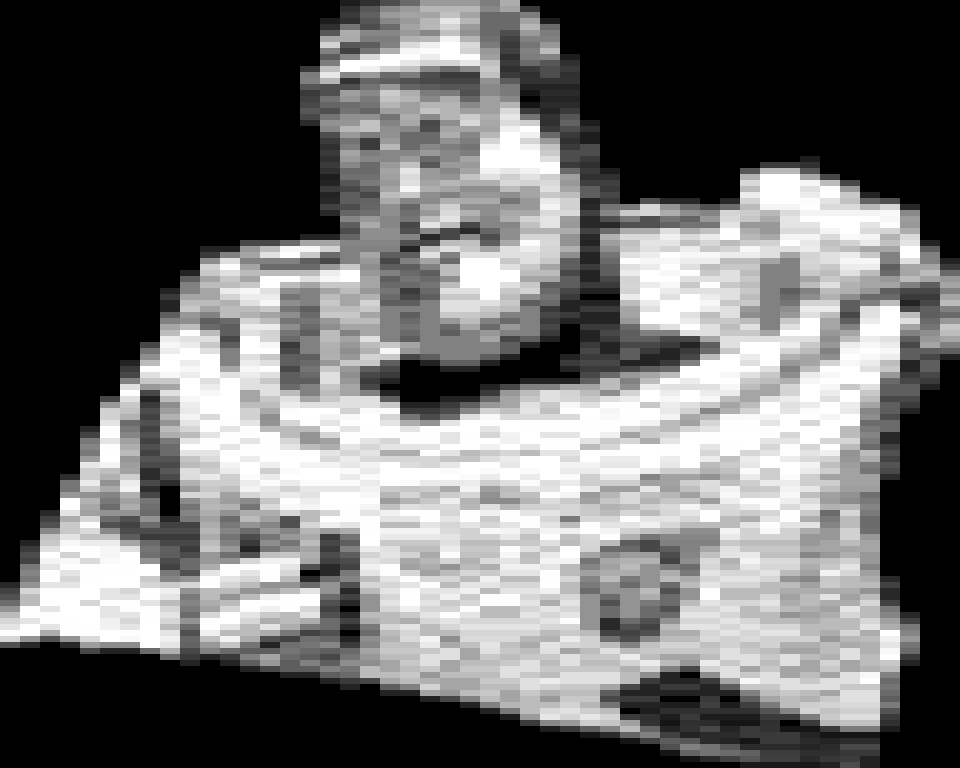
#> input picture tools/buzz_reconstructed.png, 960 x 768 px; its folder holds only this picture in this run
$ python atari_scanline_blend.py buzz_reconstructed.png
#> lines starting #> are read from the running program, lines starting #| are printed output that depends on the picture
#!/usr/bin/env python3
"""
atari_scanline_blend.py -- convert an image into 198 single-colour Atari
2600 scanlines (WIDTH pixels wide, currently 48) whose on-pixels, blended
vertically with their nearby scanlines, reconstruct the source image as
closely as possible in a single video frame.

Optionally (--frames N) also solves N-1 further frames that cycle with the
first, one per video frame; the eye's persistence of vision then temporally
averages all N (equal weight each) on top of the usual vertical spatial
blend, letting the set reconstruct the source more closely than fewer
frames could. --frame-scheme picks how each frame's own colours are chosen
(cumulative residual-chasing vs. a joint per-row solve); --frame-mode picks
whether frames are then relaxed against each other across the whole set
(cyclic, the default) or left as a single one-pass solve (forward). See
solve_n_frame(), solve_n_frame_joint() and solve_n_frame_cyclic().

MODEL
-----
The display is WIDTH x HEIGHT (48x198). Every scanline y has:
  - one Atari NTSC colour (of the 128 available)
  - WIDTH pixels, each independently on or off

An "on" pixel shows that scanline's colour; an "off" pixel shows black.
The eye (composite video bleed / phosphor persistence / scanline
proximity) blends each displayed pixel vertically with the pixels
directly above and below it, out to a distance of 3 scanlines, with
weight falling off with distance:

    blended(y, x) = sum_{d=-3..3} weight(d) * raw(y + d, x)

    where raw(y, x) = colour[y]  if pixel (y,x) is on
                      black      otherwise

    weight(d) = exp(-d^2 / (2*sigma^2))   (Gaussian falloff, default sigma=1.0)

Goal: choose colour[y] (one of 128 Atari colours) and on/off[y][x] for
every scanline so that blended(y,x) is as close as possible to the
(40x198-resampled) source image, in a least-squares sense.

This is a large joint combinatorial problem (198 colour choices x 2^40
on/off patterns each, all coupled vertically). It's solved here by
alternating, physically-motivated local optimisation (this is allowed to
take a while -- a minute or two on a big image is fine):

  1. Initialise colour[y] from the average of that scanline's target
     pixels (snapped to the nearest real Atari colour), and on/off from
     a simple "closer to colour[y] than to black" rule.
  2. Repeat for several rounds:
       a. ON/OFF REFINEMENT (Direct Binary Search): vertical blending
          only mixes within a column, never across columns, so the 40
          columns are independent 1-D problems. For each column, sweep
          down the 198 rows (in randomised order) and greedily flip any
          pixel whose flip reduces total error against the target, given
          the *current* scanline colours. Repeat sweeps until a column
          stops improving.

          An additional SWAP move (--swaps, off by default) toggles an
          adjacent (y, y+1) pair together, catching improvements a lone
          flip can't reach. Measured worse final RMS than flips alone on
          every seed/metric tried, so it's off by default; left available
          for experimentation.
       b. COLOUR REFINEMENT: for each scanline, given the current on/off
          pattern (of this line and its neighbours), solve the (closed
          form) weighted least-squares colour that best explains the
          rows it influences, then snap to the nearest real Atari
          colour.
     Both steps only ever move to a strictly-better or equal total
     error, so the process converges to a local optimum. Since DBS is a
     local search, different random sweep orders land in different local
     optima -- solve_best_of() runs several seeds and keeps the best.

     Error is measured per-pixel as a WEIGHTED squared RGB difference
     (--metric luma, the default, uses ITU-R BT.601 luma coefficients
     0.299/0.587/0.114 so the optimiser spends its on/off budget on
     differences the eye actually notices, rather than treating R/G/B as
     equally important; --metric rgb reverts to flat unweighted error).
  3. Emit the result as C data (one colour byte + one WIDTH-bit on/off
     bitmap per scanline) and two PNG previews:
       - <prefix>_reconstructed.png     the blended result (this is what
         the optimiser is actually judged against -- the "does it look
         good" answer)
       - <prefix>_reconstructed_raw.png the unblended raw pixels actually
         written to the TIA (flat colour where on, black where off) --
         useful to see the underlying dot pattern.

Atari NTSC palette: see comment in the palette table below (same sourced
128-colour NTSC chart used previously; hue<<4 | luma<<1 byte format).

USAGE
-----
    python3 atari_scanline_blend.py input.png [-o OUTPUT_PREFIX]
                                     [--width 48] [--height 198]
                                     [--sigma 1.0] [--radius 3]
                                     [--rounds 10] [--sweeps 3]
                                     [--metric luma] [--seeds 3]
                                     [--smoothness auto|0.5] [--swaps]
                                     [--saturation 1.0] [--brightness 1.0]
                                     [--frames N] [--frame-scheme cumulative|joint]
                                     [--frame-mode cyclic|forward] [--outer-rounds 4]
                                     [--temporal-weight 0.0] [--max-luma-spread None]
                                     [--roll-scanlines]
                                     [--roll-band-height N] [--terse] [--quiet]

Screen is WIDTH x HEIGHT, configurable via --width/--height (default 48x198).
Source images are assumed to already be at the correct display aspect ratio
before this tool is called -- it does a plain resize, no letterboxing or
cropping. If you change --width, you likely need to adjust WIDTH_STRETCH's
underlying assumption too (see comment above WIDTH_STRETCH) to keep preview
PNGs' aspect ratio honest.
"""
import argparse
import itertools
import sys
import time
import numpy as np
from PIL import Image, ImageEnhance

# WIDTH/HEIGHT/BYTES_PER_ROW/WIDTH_STRETCH are defaults, overridden from the
# command line (--width/--height) in main() before anything else runs. Every
# function below reads these as module globals (not captured at def-time),
# so reassigning them up front is enough to retarget the whole tool at a
# different screen size.
WIDTH = 48
HEIGHT = 198
BYTES_PER_ROW = (WIDTH + 7) // 8   # ceil-div: pads the last byte if WIDTH isn't a multiple of 8
UPSCALE = 6
# Correct for non-square Atari pixels in preview PNGs. Calibrated at WIDTH=40
# assuming ~160 visible colour clocks (4 clocks/pixel -> stretch 4x). At other
# widths across the same physical visible width that's 160/WIDTH clocks/pixel
# -- scaled proportionally. Revisit if the real pixel geometry assumed here
# is wrong for your target width.
WIDTH_STRETCH = 4 * (40 / WIDTH)

# --------------------------------------------------------------------------
# Atari 2600 NTSC palette: 16 hue rows x 8 luma columns (hue-major, luma-minor
# -- index == hue*8 + luma). Source: the Stella-derived "legacyNTSCfromStella"
# table, replacing an earlier luma-major/hue-minor chart.
# --------------------------------------------------------------------------
_NTSC_HEX = [
    "000000", "4a4a4a", "6f6f6f", "8e8e8e", "aaaaaa", "c0c0c0", "d6d6d6", "ececec",
    "484800", "69690f", "86861d", "a2a22a", "bbbb35", "d2d240", "e8e84a", "fcfc54",
    "7c2c00", "904811", "a26221", "b47a30", "c3903d", "d2a44a", "dfb755", "ecc860",
    "901c00", "a33915", "b55328", "c66c3a", "d5824a", "e39759", "f0aa67", "fcbc74",
    "940000", "a71a1a", "b83232", "c84848", "d65c5c", "e46f6f", "f08080", "fc9090",
    "840064", "97197a", "a8308f", "b846a2", "c659b3", "d46cc3", "e07cd2", "ec8ce0",
    "500084", "68199a", "7d30ad", "9246c0", "a459d0", "b56ce0", "c57cee", "d48cfc",
    "140090", "331aa3", "4e32b5", "6848c6", "7f5cd5", "956fe3", "a980f0", "bc90fc",
    "000094", "181aa7", "2d32b8", "4248c8", "545cd6", "656fe4", "7580f0", "8490fc",
    "001c88", "183b9d", "2d57b0", "4272c2", "548ad2", "65a0e1", "75b5ef", "84c8fc",
    "003064", "185080", "2d6d98", "4288b0", "54a0c5", "65b7d9", "75cceb", "84e0fc",
    "004030", "18624e", "2d8169", "429e82", "54b899", "65d1ae", "75e7c2", "84fcd4",
    "004400", "1a661a", "328432", "48a048", "5cba5c", "6fd26f", "80e880", "90fc90",
    "143c00", "355f18", "527e2d", "6e9c42", "87b754", "9ed065", "b4e775", "c8fc84",
    "303800", "505916", "6d762b", "88923e", "a0ab4f", "b7c25f", "ccd86e", "e0ec7c",
    "482c00", "694d14", "866a26", "a28638", "bb9f47", "d2b656", "e8cc63", "fce070",
]

def _hex_to_rgb(h):
    return tuple(int(h[i:i + 2], 16) for i in (0, 2, 4))


def _build_palette():
    byte_to_rgb = {}
    for hue in range(16):
        for luma in range(8):
            byte = (hue << 4) | (luma << 1)
            byte_to_rgb[byte] = _hex_to_rgb(_NTSC_HEX[hue * 8 + luma])
    bytes_sorted = sorted(byte_to_rgb)
    rgb_arr = np.array([byte_to_rgb[b] for b in bytes_sorted], dtype=np.float64)
    return bytes_sorted, rgb_arr


PALETTE_BYTES, PALETTE_RGB = _build_palette()   # 128 entries each

# (128,). TIA's raw hardware luma control field (0-7) per entry -- index %
# 8. NOT actual perceived brightness; see PALETTE_PERCEIVED_LUMA below.
PALETTE_LUMA = np.arange(128) % 8

# 128x128 matrix of squared RGB distances between every pair of palette
# entries -- the "transition cost" table for solve_colour_sequence()'s
# column-wide DP.
PALETTE_PAIRWISE_DIST2 = np.sum(
    (PALETTE_RGB[:, None, :] - PALETTE_RGB[None, :, :]) ** 2, axis=-1)

# Based on BT.601 luma (0.299/0.587/0.114), blue bumped to 0.25: BT.601's
# low blue weight assumes isolated channel error gets masked by surrounding
# detail, which doesn't hold for a whole discrete scanline colour (e.g. a
# flesh tone snapping to garish blue/purple because blue barely counted).
# 0.25 fixes that without costing overall RMS.
LUMA_WEIGHTS = np.array([0.299, 0.587, 0.25])
RGB_WEIGHTS = np.array([1.0, 1.0, 1.0])

# ITU-R BT.709 photopic coefficients -- real eye sensitivity (green >> red
# >> blue). Deliberately different from LUMA_WEIGHTS above, which is tuned
# for static hue-matching, not "how bright does this look." Use this for
# any flicker/brightness-swing measurement.
PHOTOPIC_WEIGHTS = np.array([0.2126, 0.7152, 0.0722])

# (128,). Actual perceived brightness per palette entry (PHOTOPIC_WEIGHTS
# applied to real RGB), vs. PALETTE_LUMA's raw hardware control value.
# These diverge a lot: entries sharing one PALETTE_LUMA value can differ
# 60-80+ units here depending on hue, so constraining PALETTE_LUMA doesn't
# constrain what a viewer actually sees flicker on. --max-luma-spread uses
# this array.
PALETTE_PERCEIVED_LUMA = PALETTE_RGB @ PHOTOPIC_WEIGHTS


def get_weights(metric):
    if metric == "luma":
        return LUMA_WEIGHTS
    if metric == "rgb":
        return RGB_WEIGHTS
    raise ValueError(f"unknown metric {metric!r}")


# Channel-spread (max-min, 0-255 scale) below which a colour counts as
# "achromatic" for the cross-frame temporal-stability term; see
# achromatic_factor() and the temporal_ref/temporal_weight params on
# solve_colour_sequence().
ACHROMATIC_SATURATION_THRESHOLD = 40.0

# Scale for how quickly the cross-frame temporal-stability term
# (solve_colour_sequence()'s reuse_cost/reuse_ok) backs off as reusing
# temporal_ref's exact colour costs more fit error. Opt-in (temporal_weight
# =0 by default). Tuned for donald.jpg's white-belly flicker case; not
# validated on other photographic content.
TEMPORAL_REUSE_COST_SCALE = 3000.0


# Scale multiplying --smoothness (0-1ish) into the per-row-pair transition
# cost in solve_colour_sequence(). A row's fit-cost gap between best and
# second-best candidate is ~100-300 (weighted RGB units squared); a typical
# pair of different palette entries is ~26000 apart, so this needs to be a
# small fraction of 1. Past roughly smoothness 0.25-0.5 at this scale the
# DP snaps an entire column to flat grey (no isolated run of true-colour
# rows can pay back its transition cost). Calibrated to keep the full
# --smoothness 0-1 range inside the safe regime.
SMOOTHNESS_DP_SCALE = 0.15

# Phase-2 colour refinement uses a Jacobi-style batch update (every row's
# correction computed from one shared start-of-round snapshot) rather than
# sequential Gauss-Seidel, so the DP sees internally-consistent costs
# within a round. A full-strength batch update on this coupled system can
# 2-cycle (round N's choice shifts state enough that round N+1 flips
# straight back, forever). Damping the correction before the DP sees it is
# the standard fix, breaking the 2-cycle by under-shooting each round.
PHASE2_RELAXATION = 0.5


# (128,). Per-entry channel spread (max-min) of the NTSC palette above.
PALETTE_SPREAD = PALETTE_RGB.max(axis=1) - PALETTE_RGB.min(axis=1)

# Weight on a bias term in _fit_cost_table() penalising a palette candidate
# for being less saturated than the row's target. Plain weighted-RGB
# distance regularly ranks flat grey as the closest match to a moderately-
# saturated skin tone -- not a near-tie, grey wins outright, because the
# 128 (hue, luma) points don't include a softly-saturated warm hue at every
# luma level. A viewer reads "gone grey" as a much worse defect than
# "slightly wrong saturation," so this bias corrects for it: candidates
# already at least as saturated as the target pay no penalty.
CHROMA_BIAS_SCALE = 1.0

# Ceiling on the target spread fed into the bias above. continuous_targets
# isn't always in-gamut: in the cumulative scheme, frames after the first
# fit a RESIDUAL, and that arithmetic can produce per-channel spread well
# past what the palette can reach. Uncapped, the bias would then chase the
# most saturated palette entry regardless of hue. Capping at a real photo's
# typical on-pixel spread keeps the bias doing its one job.
CHROMA_BIAS_SPREAD_CAP = 60.0


def _fit_cost_table(continuous_targets, weights, valid_mask=None, chroma_bias_scale=None):
    """(HEIGHT, 128) matrix of weighted squared distance from each row's own
    continuous target colour to every palette candidate -- the per-row
    "how good is each candidate" cost half of solve_colour_sequence()'s
    objective. Includes the CHROMA_BIAS_SCALE saturation-deficit penalty so
    flat grey can't out-compete a correctly-hued candidate on raw distance.

    chroma_bias_scale overrides the module-level CHROMA_BIAS_SCALE (None =
    use the module default). solve_n_frame() passes 0.0 for frames 1..n-1:
    those fit a RESIDUAL, not a real photographed colour, and the bias
    would chase the residual's arithmetic spread toward an arbitrary hue.
    Only trustworthy against frame 0's genuine target.

    valid_mask (optional, one bool per row): False rows (no on-pixels this
    round) get flat zero cost -- nothing real is being fit there."""
    if chroma_bias_scale is None:
        chroma_bias_scale = CHROMA_BIAS_SCALE
    diff = PALETTE_RGB[None, :, :] - continuous_targets[:, None, :]
    cost = np.sum(weights * diff ** 2, axis=-1)
    if chroma_bias_scale != 0.0:
        target_spread = continuous_targets.max(axis=1) - continuous_targets.min(axis=1)
        target_spread = np.minimum(target_spread, CHROMA_BIAS_SPREAD_CAP)
        deficit = np.maximum(0.0, target_spread[:, None] - PALETTE_SPREAD[None, :])
        cost = cost + chroma_bias_scale * deficit ** 2
    if valid_mask is not None:
        cost[~valid_mask] = 0.0
    return cost


def solve_colour_sequence(fit_cost, transition_scale, temporal_ref_colours=None, temporal_weight=0.0,
                           max_luma_spread=None):
    """Choose one palette index per row, for the WHOLE column at once, by
    exact dynamic programming (Viterbi). Minimises, over the entire column
    jointly:

        sum_y fit_cost[y, idx_y]
      + sum_y transition_scale * ||palette[idx_y] - palette[idx_{y-1}]||^2

    Solved exactly, not greedily: a long run of a colour that's a poor fit
    for most rows in it is only chosen if it's genuinely cheapest overall,
    so it can't drift arbitrarily far from any row's true colour the way a
    greedy chain can. One flat transition_scale suffices -- the DP already
    weighs each row's real fit-cost gap between candidates directly.

    `temporal_ref_colours`/`temporal_weight`: a cross-FRAME stability bias
    added to fit_cost before the DP runs. Biases a row toward reusing an
    earlier frame's colour on that row when it's near-achromatic (see
    achromatic_factor()) and reuse is cheap (reuse_cost/reuse_ok below) --
    white/grey rows have the least hue information pinning an
    independently-solved frame to the same rung, so they flicker most.

    `max_luma_spread` (default None): unrelated to temporal_weight -- not a
    bias toward reusing the exact colour, but a hard cap on how far a
    candidate's PERCEIVED BRIGHTNESS (PHOTOPIC_WEIGHTS) may sit from
    temporal_ref_colours[y]'s. Excluded candidates get cost +inf; any hue
    is still allowed, just not one that swings brightness past the cap.
    Falls back to unfiltered for a row if every candidate would be
    excluded (shouldn't happen, but safe rather than crash)."""
    height, n_pal = fit_cost.shape
    cost = fit_cost.copy()
    if temporal_ref_colours is not None and temporal_weight > 0:
        for y in range(height):
            tref = temporal_ref_colours[y]
            d_own = fit_cost[y]
            d_best = d_own.min()
            ref_idx = int(np.argmin(np.sum((PALETTE_RGB - tref) ** 2, axis=1)))
            reuse_cost = d_own[ref_idx] - d_best
            reuse_ok = TEMPORAL_REUSE_COST_SCALE / (TEMPORAL_REUSE_COST_SCALE + reuse_cost)
            eff_temporal = temporal_weight * achromatic_factor(tref) * reuse_ok
            if eff_temporal > 0:
                cost[y] = cost[y] + eff_temporal * np.sum((PALETTE_RGB - tref) ** 2, axis=1)

    if temporal_ref_colours is not None and max_luma_spread is not None:
        ref_luma = temporal_ref_colours @ PHOTOPIC_WEIGHTS               # (height,)
        luma_gap = np.abs(PALETTE_PERCEIVED_LUMA[None, :] - ref_luma[:, None])  # (height, 128)
        excluded = luma_gap > max_luma_spread
        all_excluded = excluded.all(axis=1)
        excluded[all_excluded] = False   # safety fallback -- see docstring
        cost = np.where(excluded, np.inf, cost)

    dp = np.empty((height, n_pal))
    back = np.empty((height, n_pal), dtype=np.int32)
    dp[0] = cost[0]
    trans_base = transition_scale * PALETTE_PAIRWISE_DIST2   # (prev, cur)
    idx_range = np.arange(n_pal)
    for y in range(1, height):
        trans = trans_base + dp[y - 1][:, None]
        bp = np.argmin(trans, axis=0)
        back[y] = bp
        dp[y] = cost[y] + trans[bp, idx_range]
    idxs = np.empty(height, dtype=np.int32)
    idxs[-1] = int(np.argmin(dp[-1]))
    for y in range(height - 2, -1, -1):
        idxs[y] = back[y + 1, idxs[y + 1]]
    return idxs


# [9 lines left out: function achromatic_factor, not called in this run]


def load_target(path, saturation=1.0, brightness=1.0):
    """Resample to the screen's native WIDTHxHEIGHT. The source is assumed
    to already be at the correct display aspect ratio (see WIDTH_STRETCH)
    -- this does a plain resize, no letterboxing/cropping.

    saturation/brightness (both default 1.0 = no change) are applied to
    the full-resolution source BEFORE resizing, via PIL's ImageEnhance.
    The 128-colour palette plus binary on/off plus vertical blend against
    black neighbours structurally pulls the reconstructed image's
    perceived brightness/saturation down from the source's, independent of
    frame count -- rather than compensate on the physical display, this
    boosts the input before the optimiser ever sees it, so its target is
    already closer to what needs to land on screen."""
#> called with path = 'buzz_reconstructed.png', saturation = 1, brightness = 1
    img = Image.open(path).convert("RGB")
#> img is the input picture: PIL image 960x768 RGB; min 0, max 255, mean 108.3
    if saturation != 1.0:
        img = ImageEnhance.Color(img).enhance(saturation)
    if brightness != 1.0:
        img = ImageEnhance.Brightness(img).enhance(brightness)
    img = img.resize((WIDTH, HEIGHT), Image.LANCZOS)
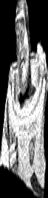
#> img: PIL image 48x198 RGB; min 0, max 255, mean 108.3
    return np.asarray(img, dtype=np.float64)  # (HEIGHT, WIDTH, 3)
#> (the rest of the program and of its run is left out)
